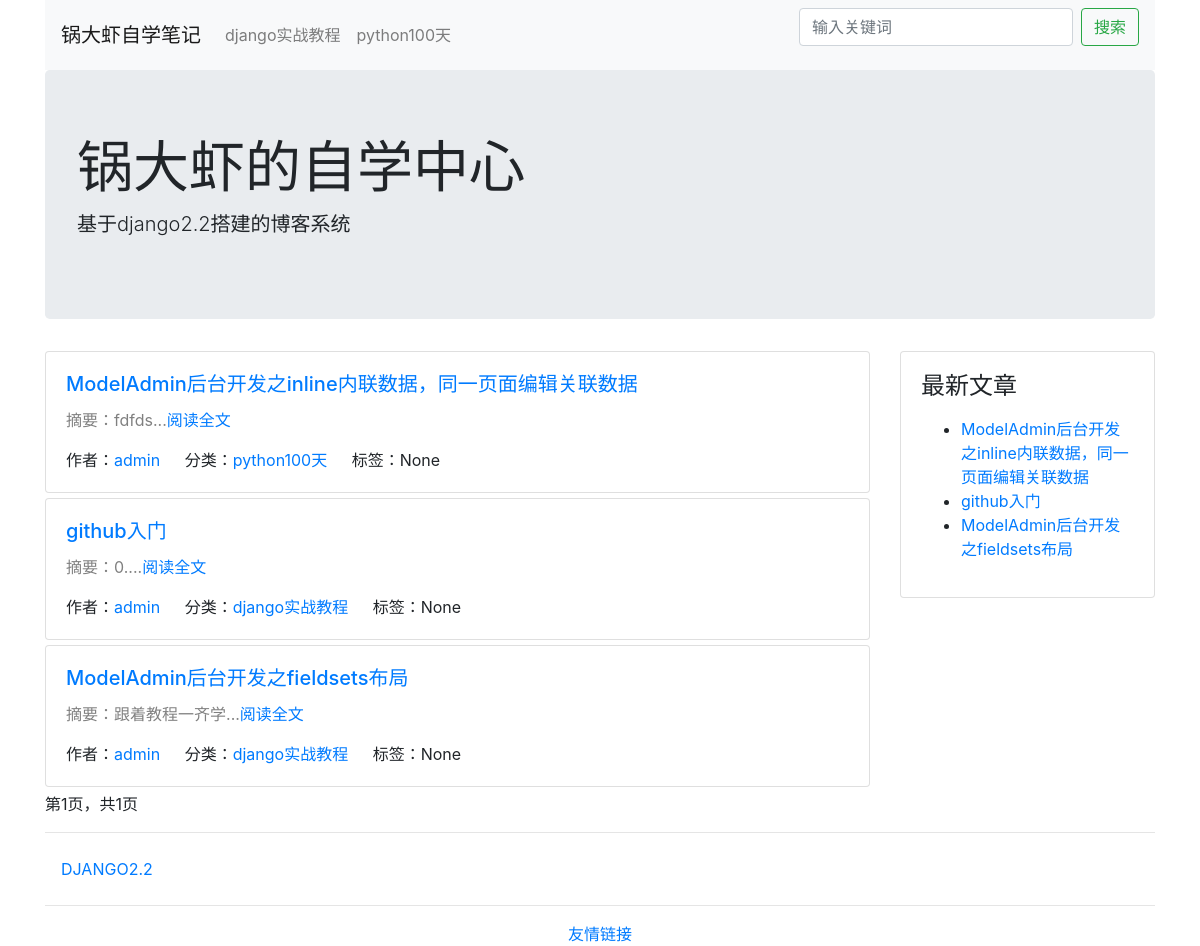
The app's page /, older data.
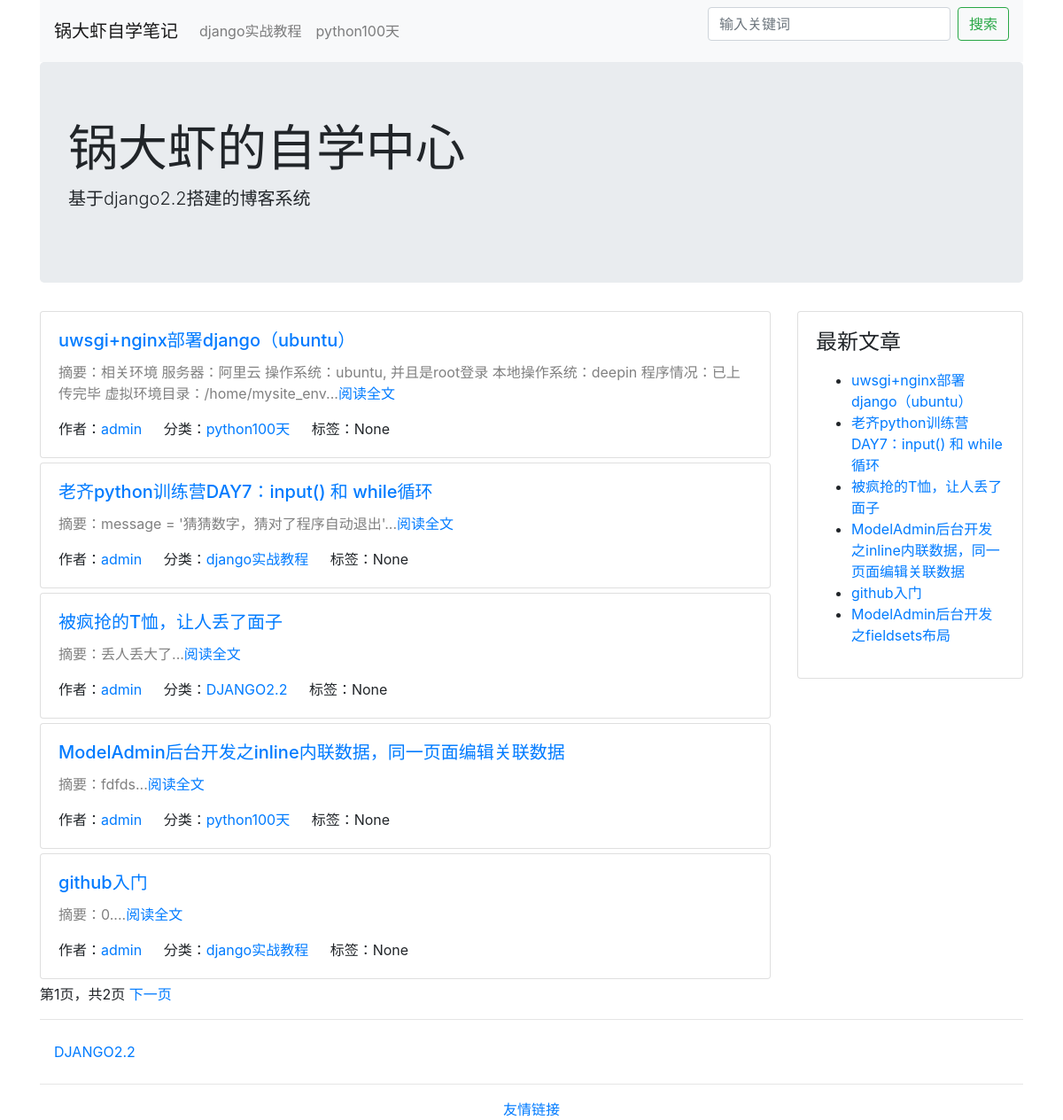
The same page, newer data.
### blog/models.py (models this page shows, shortened)
class Category(models.Model):
    STATUS_NORMAL = 1
    STATUS_DELETE = 0
    STATUS_ITEMS = (
        (STATUS_NORMAL, '正常'),
        (STATUS_DELETE, '删除'),
    )
    name = models.CharField('名称', max_length=50)
    status = models.PositiveIntegerField('状态', default=STATUS_NORMAL, choices=STATUS_ITEMS)
    is_nav = models.BooleanField('是否为导航', default=False)
    owner = models.ForeignKey(User, verbose_name='作者', on_delete=models.CASCADE)
    created_time = models.DateTimeField('创建时间', auto_now_add=True)
    class Meta:
        verbose_name = verbose_name_plural = '分类'
    @classmethod
    def get_navs(cls):
        categories = cls.objects.filter(status=cls.STATUS_NORMAL)
        nav_categories = []
        normal_categories = []
        for cate in categories:
            if cate.is_nav:
                nav_categories.append(cate)
            else:
                normal_categories.append(cate)
        category = {
            'navs': nav_categories,
            'categories': normal_categories,
        }
        return category

class Post(models.Model):
    STATUS_NORMAL = 1
    STATUS_DELETE = 0
    STATUS_DRAFT = 2
    STATUS_ITEMS = (
        (STATUS_NORMAL, '正常'),
        (STATUS_DELETE, '删除'),
        (STATUS_DRAFT, '草稿'),
    )
    title = models.CharField('标题', max_length=255)
    decs = models.CharField('摘要', max_length=1024, blank=True, null=True)
    content = models.TextField('正文', help_text='正文必须为markdown格式')
    status = models.PositiveIntegerField('状态', choices=STATUS_ITEMS, default=STATUS_NORMAL)
    category = models.ForeignKey(Category, verbose_name='分类', on_delete=models.CASCADE)
    tag = models.ManyToManyField(Tag, verbose_name='标签')
    owner = models.ForeignKey(User, verbose_name='作者', on_delete=models.CASCADE)
    created_time = models.DateTimeField('创建时间', auto_now_add=True)
    pv = models.PositiveIntegerField(default=1)
    uv = models.PositiveIntegerField(default=1)
    class Meta:
        verbose_name = verbose_name_plural = '文章'
        ordering = ['-id']
    @classmethod
    def latest_posts(cls):
        return cls.objects.filter(status=cls.STATUS_NORMAL)

### config/models.py (models this page shows, shortened)
class SideBar(models.Model):
    STATUS_SHOW = 1
    STATUS_HIDE = 2
    DISPLAY_HTML = 1
    DISPLAY_LATEST = 2
    DISPLAY_HOT = 3
    DISPLAY_COMMENT = 4
    STATUS_ITEMS = (
        (STATUS_SHOW, '展示'),
        (STATUS_HIDE, '隐藏'),
    )
    SIDE_TYPE = (
        (DISPLAY_HTML, 'HTML'),
        (DISPLAY_LATEST, '最新文章'),
        (DISPLAY_HOT, '最热文章'),
        (DISPLAY_COMMENT, '最近评论'),
    )
    title = models.CharField('标题', max_length=50)
    display_type = models.PositiveIntegerField('展示类型', choices=SIDE_TYPE, default=1)
    content = models.CharField('内容', help_text='如果设置的不是HTML类型，可为空', blank=True, max_length=500)
    status = models.PositiveIntegerField('状态', choices=STATUS_ITEMS, default=STATUS_SHOW)
    owner = models.ForeignKey(User, verbose_name='作者', on_delete=models.CASCADE)
    created_time = models.DateTimeField('创建时间', auto_now_add=True)
    class Meta:
        verbose_name = verbose_name_plural = '侧边栏'
    @classmethod
    def get_all(cls):
        return cls.objects.filter(status=cls.STATUS_SHOW)
    @property
    def content_html(self):
        from blog.models import Post
        from comment.models import Comment
        result = ''
        if self.display_type == self.DISPLAY_HTML:
            result = self.content
        elif self.display_type == self.DISPLAY_LATEST:
            context = {
                'posts': Post.latest_posts(),
            }
            result = render_to_string('config/blocks/sidebar_posts.html', context)
        elif self.display_type == self.DISPLAY_HOT:
            context = {
                'posts': Post.hot_posts(),
            }
            result = render_to_string('config/blocks/sidebar_posts.html', context)
        elif self.display_type == self.DISPLAY_COMMENT:
            context = {
                'comments': Comment.objects.filter(status=Comment.STATUS_NORMAL),
            }
            result = render_to_string('config/blocks/sidebar_comments.html', context)
        return result

### blog/views.py (the view)
# urls.py: path('', IndexView.as_view(), name='index'),
class IndexView(CommonViewMixin, ListView):
    queryset = Post.latest_posts()
    paginate_by = 5
    context_object_name = 'post_list'
    template_name = 'blog/list.html'

### blog/views.py (called while the page is built)
    def get_context_data(self, **kwargs):
        context = super().get_context_data(**kwargs)
        context.update({
            'sidebars': SideBar.get_all(),
        })
        context.update(Category.get_navs())
        return context

### typeidea/templates/blog/list.html (shortened to what this page needs)
{% extends "../base.html" %}
{% block main %}
{% for post in post_list %}
<div class="card post">
    <div class="card-body">
        <h5 class="card-title"><a href="{% url 'post_detail' post.id %}">{{ post.title }}</a></h5>
        <div>
            <p style="color: gray">摘要：{{ post.decs }}...<a href="{% url 'post_detail' post.id %}">阅读全文</a></p>
        </div>
        <span class="card-link">作者：<a href="{% url 'author' post.owner.id %}">{{ post.owner.username }}</a></span>
        <span class="card-link">分类：<a href="{% url 'category_list' post.category.id %}">{{ post.category.name }}</a></span>
        <span class="card-link">标签：{{ post.tag.name }}</span>
    </div>
</div>
{% endfor %}
{% if page_obj %}
第{{ page_obj.number }}页，共{{ paginator.num_pages }}页
{% if page_obj.has_next %}
    <a href="?page={{ page_obj.next_page_number }}">下一页</a>
{% endif %}
{% endif %}
{% endblock %}

### typeidea/templates/base.html (shortened to what this page needs)
<!DOCTYPE html>
<html lang="en">
<head>
    <link rel="stylesheet" href="https://cdn.bootcss.com/bootstrap/4.0.0/css/bootstrap.min.css">
</head>
<body>
    <div class="container head">
    <nav class="navbar navbar-expand-lg navbar-light bg-light">
        <a class="navbar-brand" href="{% url 'index' %}">锅大虾自学笔记</a>
        <div class="collapse navbar-collapse" id="navbarSupportedContent">
            <ul class="navbar-nav mr-auto">
                {% for cate in navs %}
                <li class="nav-item">
                    <a class="nav-link" href="{% url 'category_list' cate.id %}">{{ cate.name }}</a>
                </li>
                {% endfor %}
            </ul>
            <ul>
                <form class="form-inline my-2 my-lg-0" action="/search/" method="GET">
                    <input class="form-control mr-sm-2" value="{{ keyword }}" type="search" placeholder="输入关键词" aria-label="Search" name="keyword">
                    <button class="btn btn-outline-success" type="submit">搜索</button>
                </form>
            </ul>
        </div>
    </nav>
    <div class="jumbotron">
        <h1 class="display-4">锅大虾的自学中心</h1>
        <p class="lead">基于django2.2搭建的博客系统</p>
    </div>
    </div>
    <div class="container main">
        <div class="row">
            <div class="col-9 post-list">
                {% block main %}
                {% endblock %}
            </div>
            <div class="col-3">
                {% block sidebar %}
                    {% for sidebar in sidebars %}
                    <div class="card sidebar">
                        <div class="card-body">
                            <h4>{{ sidebar.title }}</h4>
                            <p>{{ sidebar.content_html }}</p>
                        </div>
                    </div>
                    {% empty %}
                    暂无信息
                    {% endfor %}
                {% endblock %}
            </div>
        </div>
    </div>
    <footer class="footer">
        {% block footer%}
        <div class="container">
            <hr>
            <nav class="nav category">
                {% for cate in categories %}
                <a href="{% url 'category_list' cate.id %}" class="nav-link">{{ cate.name }}</a>
                {% endfor %}
            </nav>
            <hr>
            <nav style="text-align: center">
                <a href="{% url 'links'%}">友情链接</a>
            </nav>
        </div>
        {% endblock %}
    </footer>
</body>
</html>

### typeidea/templates/config/blocks/sidebar_posts.html
<ul>
    {% for post in posts %}
    <li><a href="/post/{{ post.id }}.html">{{ post.title }}</a></li>
    {% endfor %}
</ul>

### typeidea/templates/base.html (style rules this page uses)
.post { margin-bottom: 5px }

Row changes from the older to the newer data that the page shows:
no longer on one of the page's lists (row unchanged): Post: title "ModelAdmin后台开发之fieldsets布局", decs "跟着教程一齐学", owner.username "admin", category.name "django实战教程", tag.name "None"
added Post: title "uwsgi+nginx部署django（ubuntu）", decs "相关环境 服务器：阿里云 操作系统：ubuntu, 并且是root登录 本地操作系统：deepin 程序情况：已上传完毕 虚拟环境目录：/home/mysite_env", owner.username "admin", category.name "python100天", tag.name "None"
added Post: title "老齐python训练营DAY7：input() 和 while循环", decs "message = '猜猜数字，猜对了程序自动退出'", owner.username "admin", category.name "django实战教程", tag.name "None"
added Post: title "被疯抢的T恤，让人丢了面子", decs "丢人丢大了", owner.username "admin", category.name "DJANGO2.2", tag.name "None"
Text that changed along with them:
{{ paginator.num_pages }}: "1" → "2"
text now shown: "下一页"
